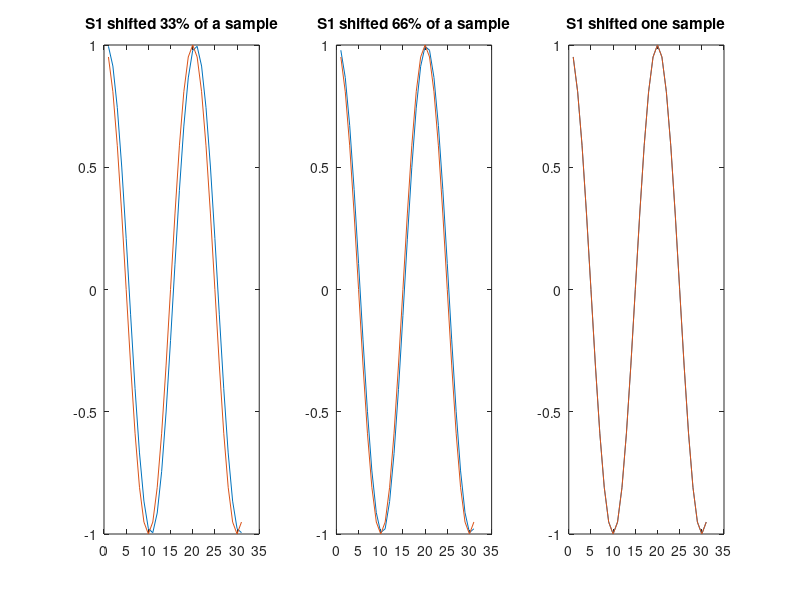
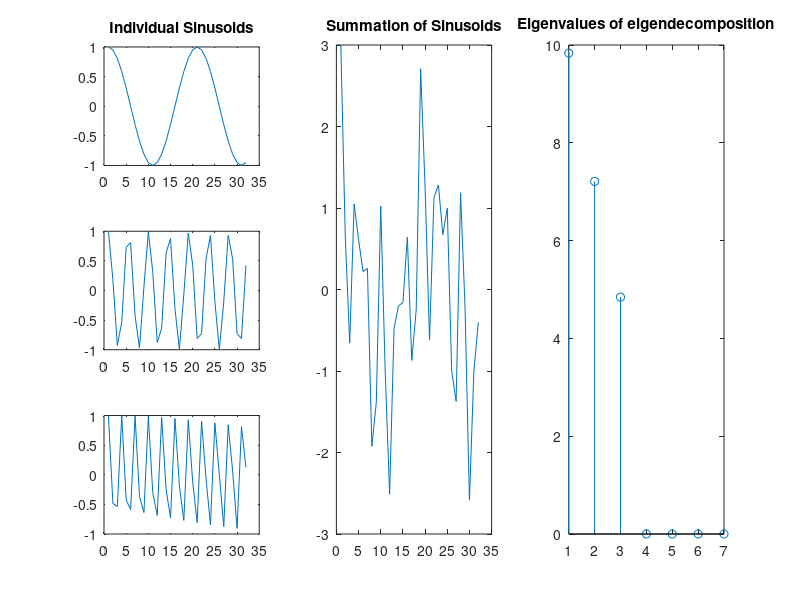

Here is the MATLAB script that generated these plots, in order:
%clear all
close all

%summation of complex sinusoids to estimate
x1 = exp(j*2*pi*500*[0:31]/10000).';   % 0.05 
x2 = exp(j*2*pi*2200*[0:31]/10000).';  % 0.22
x3 = exp(j*2*pi*3300*[0:31]/10000).';  % 0.33 
sig = x1+x2+x3;

%esprit 1-D
%esprit works by taking advantage of the notion that s1 exp(jw) = s2
%that is the partition s2 is s1 shifted by one sample of the underlying frequency
s1 = x1(1:end-1);
s2 = x1(2:end);

figure
subplot(131)
plot(real(s1.*exp(.33*j*2*pi*500/10000)))
hold on
plot(real(s2))
hold off
title('S1 shifted 33% of a sample')

subplot(132)
plot(real(s1.*exp(.66*j*2*pi*500/10000)))
hold on
plot(real(s2))
hold off
title('S1 shifted 66% of a sample')

subplot(133)
plot(real(s1.*exp(1*j*2*pi*500/10000)))
hold on
plot(real(s2))
hold off
title('S1 shifted one sample')

%so we can solve for the frequency
w = -angle(s2\s1)/(2*pi)


%NOW WE EXTEND THIS NOTION TO THE MULTI SINUSOID CASE

%sample length
l = 7; 

%model order (sinusoids to estimate)
k = 3; 

%sample autocorrelation Matrix L x L square, toeplitz, hermitian
R = complex(zeros(l,l));

%build autocorrelation matrix
for i = l:length(sig); 
  R  = R + sig(i:-1:i-l+1)*sig(i:-1:i-l+1)';
end
R = R/(length(sig)-l); 

%eigendecomposition
[U,D,V] = svd(R);

%select signal subspace corresponding to k largest eigenvalues/eigenvectors
S = U(:,1:k);

%solve for phi
phi = S(1:l-1,:)\S(2:l,:);

%solve for frequencies
omega_estimates = -angle(eig(phi))/(2*pi)

figure
subplot(331)
plot(real(x1))
title('Individual Sinusoids')
subplot(334)
plot(real(x2))
subplot(337)
plot(real(x3))
subplot(132)
plot(real(sig))
title('Summation of Sinusoids')
subplot(133)
stem(diag(D))
title('Eigenvalues of eigendecomposition')




